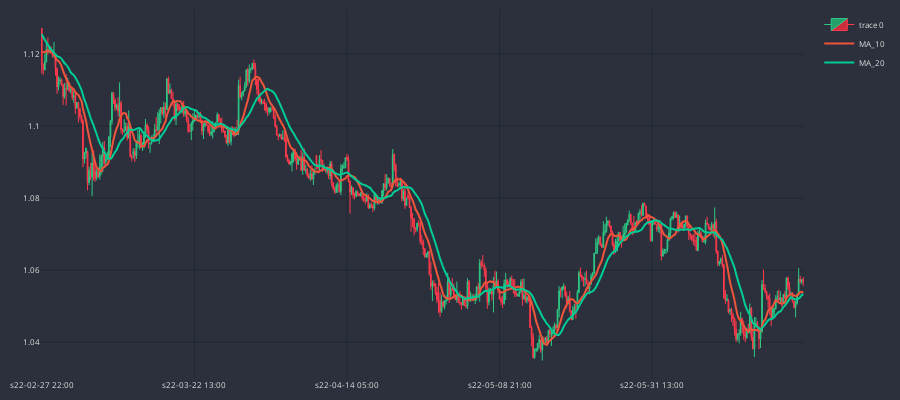

This figure's notebook cell:
### Code cell
cp.show_plot(line_traces=traces)

### Figure 1 — Plotly figure (JSON) as saved in the notebook; plotly's stock layout.template omitted (floating-point values rounded to 4 significant figures; data arrays with more than 128 entries replaced by an {"elided": "..."} marker saying what was removed)
{"data": [{"close": {"elided": "500 float values"}, "decreasing": {"fillcolor": "#CC2E3C", "line": {"color": "#FF3A4C"}}, "high": {"elided": "500 float values"}, "increasing": {"fillcolor": "#24A06B", "line": {"color": "#2EC886"}}, "line": {"width": 1}, "low": {"elided": "500 float values"}, "opacity": 1, "open": {"elided": "500 float values"}, "type": "candlestick", "x": {"elided": "500 str values"}}, {"line": {"shape": "spline", "width": 2}, "name": "MA_10", "type": "scatter", "x": {"elided": "500 str values"}, "y": {"elided": "500 float values"}}, {"line": {"shape": "spline", "width": 2}, "name": "MA_20", "type": "scatter", "x": {"elided": "500 str values"}, "y": {"elided": "500 float values"}}], "layout": {"font": {"color": "#e1e1e1", "size": 8}, "height": 400, "margin": {"b": 10, "l": 10, "r": 10, "t": 10}, "paper_bgcolor": "#2c303c", "plot_bgcolor": "#2c303c", "width": 900, "xaxis": {"autorange": true, "gridcolor": "#1f292f", "nticks": 5, "range": [-0.5, 499.5], "rangeslider": {"visible": false, "yaxis": {}}, "type": "category"}, "yaxis": {"autorange": true, "gridcolor": "#1f292f", "range": [1.03, 1.132], "type": "linear"}}}
